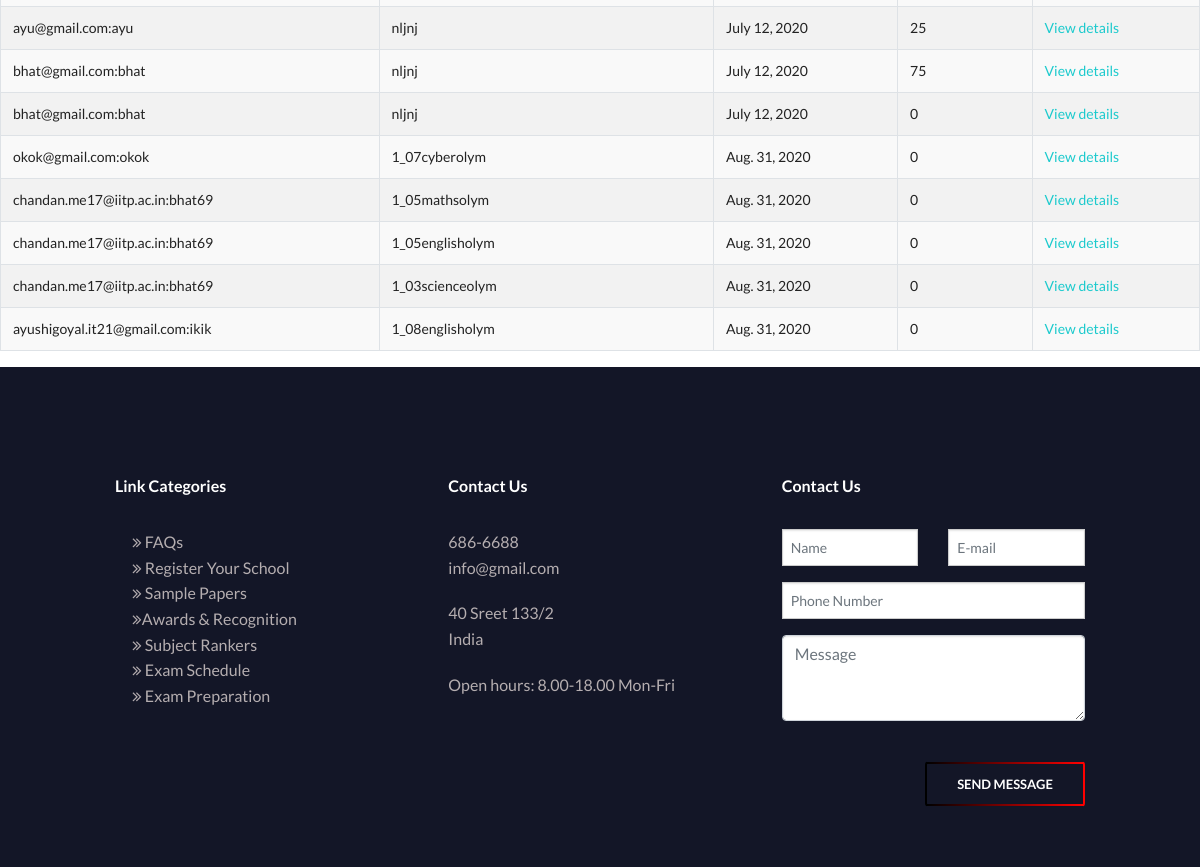
The app's page /marking/ (signed in, lower part), older data.
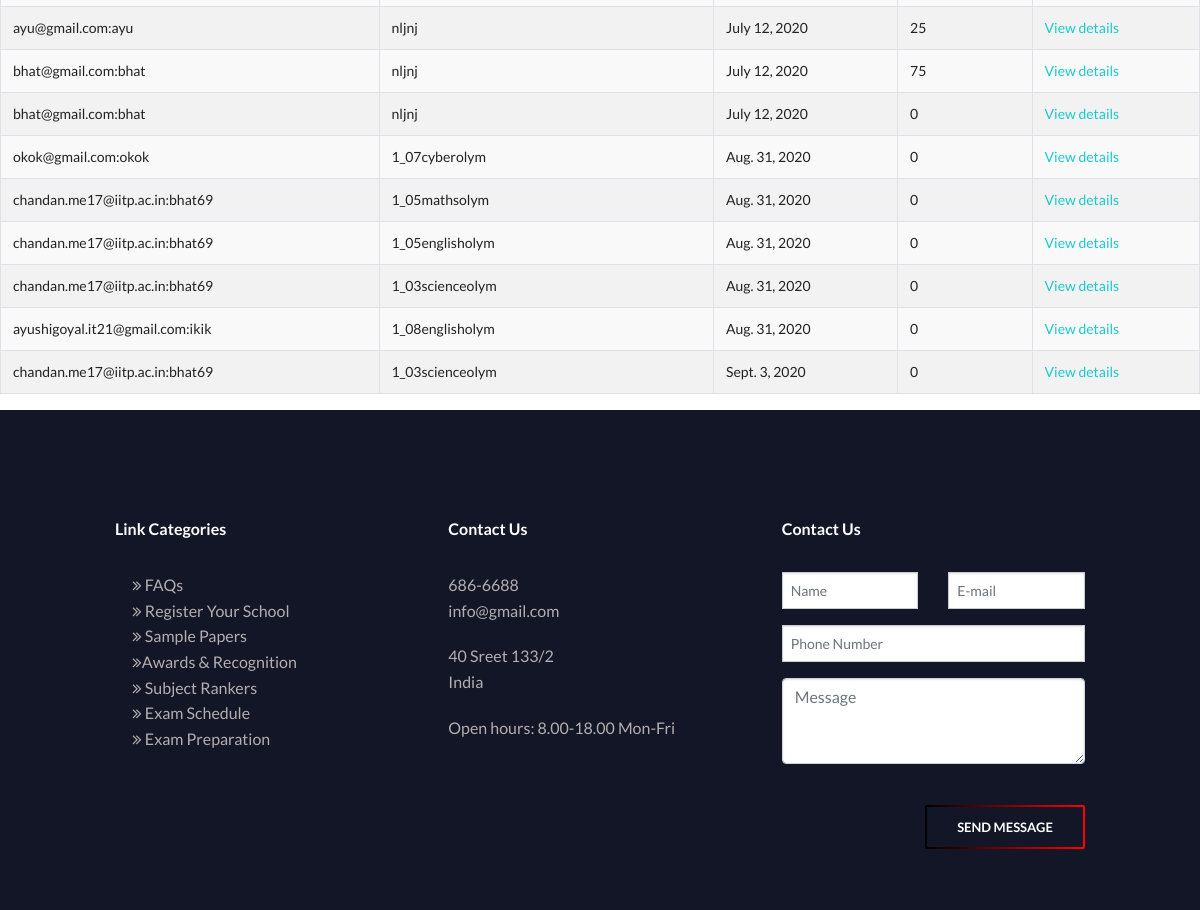
The same page, newer data.
### quiz/models.py (models this page shows, shortened)
class Sitting(models.Model):
    user = models.ForeignKey(settings.AUTH_USER_MODEL, verbose_name=_("Student"), on_delete=models.CASCADE)
    quiz = models.ForeignKey(Quiz, verbose_name=_("Quiz"), on_delete=models.CASCADE)
    question_order = models.CharField(validators=[validate_comma_separated_integer_list],
        max_length=1024, verbose_name=_("Question Order"))
    question_list = models.CharField(validators=[validate_comma_separated_integer_list],
        max_length=1024, verbose_name=_("Question List"))
    incorrect_questions = models.CharField(validators=[validate_comma_separated_integer_list],
        max_length=1024, blank=True, verbose_name=_("Incorrect questions"))
    current_score = models.IntegerField(verbose_name=_("Current Score"))
    complete = models.BooleanField(default=False, blank=False,
                                   verbose_name=_("Complete"))
    user_answers = models.TextField(blank=True, default='{}',
                                    verbose_name=_("User Answers"))
    start = models.DateTimeField(auto_now_add=True,
                                 verbose_name=_("Start"))
    end = models.DateTimeField(null=True, blank=True, verbose_name=_("End"))
    objects = SittingManager()
    class Meta:
        permissions = (("view_sittings", _("Can see completed exams.")),)
    def _question_ids(self):
        return [int(n) for n in self.question_order.split(',') if n]
    @property
    def get_percent_correct(self):
        dividend = float(self.current_score)
        divisor = len(self._question_ids())
        if divisor < 1:
            return 0
        if dividend > divisor:
            return 100
        correct = int(round((dividend / divisor) * 100))
        if correct >= 1:
            return correct
        else:
            return 0

class Student(AbstractUser):
    id=models.AutoField(primary_key=True)
    ref_code = models.CharField(default="000",max_length=20)
    parent_name = models.CharField(max_length=50)
    dob = models.DateField(null=True)
    country = CountryField()
    address = models.CharField(null=False,max_length=100,default="lane")
    street=models.CharField(max_length=250,default="")
    state= models.CharField(max_length=150,default="")
    school=models.CharField(max_length=100,null=False,default="abc")
    school_state = models.CharField(max_length=100,null=False,default="abc")
    school_address=models.CharField(max_length=100,null=False,default="abc")
    school_city=models.CharField(max_length=100,null=False,default="abc")
    pincode = models.IntegerField(null=False, default=0)
    number = models.IntegerField(null=False, default=0)
    standard = models.CharField(null=False, max_length=10,default=1)
    email = models.CharField(max_length=150, null=False,unique=True)
    email_confirmed = models.BooleanField(default=False)
    first_name = models.CharField(null=False,max_length=150,default="abc")
    last_name= models.CharField(max_length=150)
    mathsolym=models.BooleanField(default=False,null=True)
    scienceolym=models.BooleanField(default=False,null=True)
    englisholym=models.BooleanField(default=False,null=True)
    reasoningolym=models.BooleanField(default=False,null=True)
    cyberolym=models.BooleanField(default=False,null=True)
    generalolym=models.BooleanField(default=False,null=True)
    order_number = models.IntegerField(null=True, default=0)
    final_mathsolym=models.BooleanField(default=False,null=True)
    final_scienceolym=models.BooleanField(default=False,null=True)
    final_englisholym=models.BooleanField(default=False,null=True)
    final_reasoningolym=models.BooleanField(default=False,null=True)
    final_cyberolym=models.BooleanField(default=False,null=True)
    final_generalolym=models.BooleanField(default=False,null= True)
    mathquiz = models.CharField(max_length=100,null=True,default="nil")
    sciencequiz = models.CharField(max_length=100,null=True,default="nil")
    gkquiz = models.CharField(max_length=100,null=True,default="nil")
    cyberquiz = models.CharField(max_length=100,null=True,default="nil")
    reasoningquiz = models.CharField(max_length=100,null=True,default="nil")
    englishquiz = models.CharField(max_length=100,null=True,default="nil")
    mathtime = models.CharField(max_length=100,null=True,default="nil")
    sciencetime = models.CharField(max_length=100,null=True,default="nil")
    gktime = models.CharField(max_length=100,null=True,default="nil")
    cybertime = models.CharField(max_length=100,null=True,default="nil")
    reasoningtime = models.CharField(max_length=100,null=True,default="nil")
    englishtime = models.CharField(max_length=100,null=True,default="nil")
    quiz_to_change = models.CharField(max_length=100,null=True,default="nil")
    idproof = models.ImageField(upload_to='idproof',blank=True,null=True)
    idproof_date=models.CharField(max_length=50,default=None,null=True)
    marksheet = models.ImageField(upload_to='marksheet',
                               blank=True,
                               null=True,
                               )
    marksheet_date=models.CharField(max_length=50,default=None,null=True)
    photograph = models.ImageField(upload_to='photo',
                               blank=True,
                               null=True,
                               )
    photograph_date=models.CharField(max_length=50,default=None,null=True)
    USERNAME_FIELD = 'username'
    REQUIRED_FIELDS = ['email']
    def __str__(self):
        return str(str(self.email)+":"+self.username)

class Quiz(models.Model):
    title = models.CharField(
        verbose_name=_("Title"),
        max_length=60, blank=False)
    url = models.SlugField(
        max_length=60, blank=False,
        help_text=_("a user friendly url"),
        verbose_name=_("user friendly url"))
    category = models.ForeignKey(
        Category, null=True, blank=True,
        verbose_name=_("Category"), on_delete=models.CASCADE)
    standard = models.ForeignKey(
            Standard, null=True, blank=True,
            verbose_name=_("Standard"), on_delete=models.CASCADE)
    random_order = models.BooleanField(
        blank=False, default=False,
        verbose_name=_("Random Order"),
        help_text=_("Display the questions in "
                    "a random order or as they "
                    "are set?"))
    max_questions = models.PositiveIntegerField(
        blank=True, null=True, verbose_name=_("Max Questions"),
        help_text=_("Number of questions to be answered on each attempt."))
    answers_at_end = models.BooleanField(
        blank=False, default=False,
        help_text=_("Correct answer is NOT shown after question."
                    " Answers displayed at the end."),
        verbose_name=_("Answers at end"))
    exam_paper = models.BooleanField(
        blank=False, default=False,
        help_text=_("If yes, the result of each"
                    " attempt by a user will be"
                    " stored. Necessary for marking."),
        verbose_name=_("Exam Paper"))
    single_attempt = models.BooleanField(
        blank=False, default=False,
        help_text=_("If yes, only one attempt by"
                    " a user will be permitted."
                    " Non users cannot sit this exam."),
        verbose_name=_("Single Attempt"))
    pass_mark = models.SmallIntegerField(
        blank=True, default=0,
        verbose_name=_("Pass Mark"),
        help_text=_("Percentage required to pass exam."),
        validators=[MaxValueValidator(100)])
    draft = models.BooleanField(
        blank=True, default=False,
        verbose_name=_("Draft"),
        help_text=_("If yes, the quiz is not displayed"
                    " in the quiz list and can only be"
                    " taken by users who can edit"
                    " quizzes."))
    ispaid =  models.BooleanField(blank=True, default=False, help_text=_("If yes, than  quiz is subscribed by user"))
    ispaid_final =  models.BooleanField(blank=True, default=False, help_text=_("If yes, than  quiz is subscribed by user"))
    class Meta:
        verbose_name = _("Quiz")
        verbose_name_plural = _("Quizzes")
    def __str__(self):
        return self.title

### quiz/views.py (the view)
class QuizMarkingList(QuizMarkerMixin, SittingFilterTitleMixin, ListView):
    model = Sitting
    def get_queryset(self):
        queryset = super(QuizMarkingList, self).get_queryset()\
                                               .filter(complete=True)
        user_filter = self.request.GET.get('user_filter')
        if user_filter:
            queryset = queryset.filter(user__username__icontains=user_filter)
        return queryset
    class Meta:
        pass

### quiz/views.py (called while the page is built)
    @method_decorator(login_required)
    @method_decorator(permission_required('quiz.view_sittings'))
    def dispatch(self, *args, **kwargs):
        return super(QuizMarkerMixin, self).dispatch(*args, **kwargs)

    def get_queryset(self):
        queryset = super(SittingFilterTitleMixin, self).get_queryset()
        quiz_filter = self.request.GET.get('quiz_filter')
        if quiz_filter:
            queryset = queryset.filter(quiz__title__icontains=quiz_filter)
        return queryset

### quiz/templates/quiz/sitting_list.html (shortened to what this page needs)
{% extends 'base.html' %}
{% load i18n %}
{% block body %}
    {% if sitting_list %}
		<table class="table table-bordered table-striped">
		  <tbody>
        {% for sitting in sitting_list %}
			<tr>
			  <td>{{ sitting.user }}</td>
			  <td>{{ sitting.quiz }}</td>
			  <td>{{ sitting.end|date }}</td>
			  <td>{{ sitting.get_percent_correct }}</td>
			  <td>
				<a href="{% url 'quiz_marking_detail' pk=sitting.id %}">
				  {% trans "View details" %}
				</a>
			</tr>
        {% endfor %}
		  </tbody>
		</table>
    {% else %}
        <p>{% trans "There are no matching quizzes" %}.</p>
    {% endif %}
{% endblock %}

### quiz/templates/base.html (shortened to what this page needs)
  {% load static %}
<!DOCTYPE html>
<html lang="en">
<head>
  <link rel="stylesheet" href="https://maxcdn.bootstrapcdn.com/bootstrap/4.0.0/css/bootstrap.min.css">
  <link rel="stylesheet" href="https://cdnjs.cloudflare.com/ajax/libs/font-awesome/4.7.0/css/font-awesome.min.css">
  <link rel="stylesheet" href="{% static 'navbar.css' %}">
  <link rel="stylesheet" href="{% static 'Style.css' %}">
  <link rel="stylesheet" href="{% static 'Owl/docs/assets/css/docs.theme.min.css' %}">
  <link rel="stylesheet" href="{% static 'Stock/Chart.min.css' %}">
  <link rel="stylesheet" href="{% static 'Owl/docs/assets/owlcarousel/assets/owl.carousel.min.css' %}">
  <link rel="stylesheet" href="{% static 'Owl/docs/assets/owlcarousel/assets/owl.theme.default.min.css' %}">
</head>
<body>
{% block body %}{% endblock %}
<section style="background: #131627">
  <footer class="fancy-footer-area fancy-bg-dark" >
    <div class="footer-content section-padding-80-50">
      <div class="container">
        <div class="row">
          <div class="col-12 col-sm-6 col-lg-4">
            <div class="single-footer-widget">
              <h6 style="font-weight: bold; color: white">Link Categories</h6>
              <ul class="footer-ul">
                <li><a href="{% url 'faqs' %}" style="color: #B5AEB0;"><i class="fa fa-angle-double-right" aria-hidden="true"></i> FAQs</a></li>
                <li><a href="{% url 'applyschool' %}" style="color: #B5AEB0;"><i class="fa fa-angle-double-right" aria-hidden="true"></i> Register Your School</a></li>
                <li><a href="/samplepaper/maths/1" style="color: #B5AEB0;"><i class="fa fa-angle-double-right" aria-hidden="true"></i> Sample Papers</a></li>
                <li><a href="{% url 'awards' %}" style="color: #B5AEB0;"><i class="fa fa-angle-double-right" aria-hidden="true"></i>Awards & Recognition</a></li>
                <li><a href="#" style="color: #B5AEB0;"><i class="fa fa-angle-double-right" aria-hidden="true"></i> Subject Rankers</a></li>
                <li><a href="{% url 'examdates' %}" style="color: #B5AEB0;"><i class="fa fa-angle-double-right" aria-hidden="true"></i> Exam Schedule</a></li>
                <li><a href="{% url 'examprep' %}" style="color: #B5AEB0;"><i class="fa fa-angle-double-right" aria-hidden="true"></i> Exam Preparation</a></li>
              </ul>
            </div>
          </div>
          <div class="col-12 col-sm-6 col-lg-4">
            <div class="single-footer-widget" >
              <h6 style="font-weight: bold; color: white">Contact Us</h6>
              <p style="color: #B5AEB0">686-6688 <br>info@gmail.com
              </p>
              <p style="color: #B5AEB0">40 Sreet 133/2 <br>India</p>
              <p style="color: #B5AEB0">Open hours: 8.00-18.00 Mon-Fri</p>
            </div>
          </div>
          <div class="col-12 col-sm-6 col-lg-4">
            <div class="single-footer-widget">
              <h6 style="font-weight: bold; color: white">Contact Us</h6>
              <form class="single-footer-widget" role="form">
                <div class="row" style="font: yellow">
                 <div class="col-md-6">
                  <div class="form-group">
                    <input class="form-control form-control-name" name="name" id="name" placeholder="Name" type="text" required>
                  </div>
                </div>
                <div class="col-md-6">
                  <div class="form-group">
                   <input class="form-control form-control-email" name="email" id="email"
                   placeholder="E-mail" type="email" required>
                 </div>
               </div>
             </div>
             <div class="row">
              <div class="col-md-12">
                <div class="form-group">
                  <input class="form-control form-control-phone" name="phone" id="phone" placeholder="Phone Number" type="tel" required>
                </div>
              </div>
             </div>
             <div class="form-group">
               <textarea class="form-control form-control-message" name="message" id="message" placeholder="Message" rows="3" required></textarea>
             </div>
             <div class="text-right"><br>
              <a href="#" class="btn fancy-btn">Send Message</a>
            </div>
          </form>
        </div>
      </div>
    </div>
  </div>
</div>
</footer>
</section>
          </body>
          </html>

### static/navbar.css (style rules this page uses)
table { border: none; outline: none; background: transparent; }
table { width: 100%; border: none; }
input[type = "text"],input[type = "tel"],.select-css { font-size:18px; padding:10px 10px 10px 5px; width:100%; border-bottom:1px solid #757575; }
input[type = "text"],input[type = "tel"] { font-size: 18px; }

### static/Style.css (style rules this page uses)
body { padding: 0%; margin: 0%; font-family: 'Lato'; }
*, *::before, *::after { margin: 0; padding:0; box-sizing: border-box; }
html { font-family: 'Roboto',sans-serif; font-size: 10px; height: 100%; }
body { overflow-x: hidden; height: 100%; }
ul { list-style: none; }
.container { width:100%; max-width: 117rem; margin: 0 auto; padding: 0 1.5rem; }
.fancy-btn { color: #fff; font-size: 13px; font-weight: 600; text-transform: uppercase; line-height: 44px; padding: 0 15px; width: 160px; height: 46px; border-left: 2px solid black; border-right: 2px solid red; box-sizing: border-box; background-position: 0 0, 0 100%; background-repeat: no-repeat; background-size: 100% 2px; background-image: -webkit-linear-gradient(left, black 0%, red 100%), -webkit-linear-gradient(left, black 0%, red 100%); background-image: linear-gradient(to right, black 0%, red 100%), linear-gradient(to right, black 0%, red 100%); -webkit-transition-duration: 1000ms; transition-duration: 1000ms; position: relative; z-index: 1; }
.fancy-btn:after { color: #fff; -webkit-transition-duration: 500ms; transition-duration: 500ms; background: #7450fe; background: -webkit-linear-gradient(to right, black, red); background: -webkit-linear-gradient(left, black, red); background: linear-gradient(to right, black, red); content: ''; position: absolute; width: 100%; height: 100%; top: 0; left: 0; z-index: -1; border-radius: 2px; opacity: 0; -ms-filter: "progid:DXImageTransform.Microsoft.Alpha(Opacity=0)" margin: 15px; }
section { padding: 60px 0; }

Row changes from the older to the newer data that the page shows:
added Sitting: user "chandan.me17@iitp.ac.in:bhat69", quiz "1_03scienceolym", end "Sept. 3, 2020", get_percent_correct "0"
